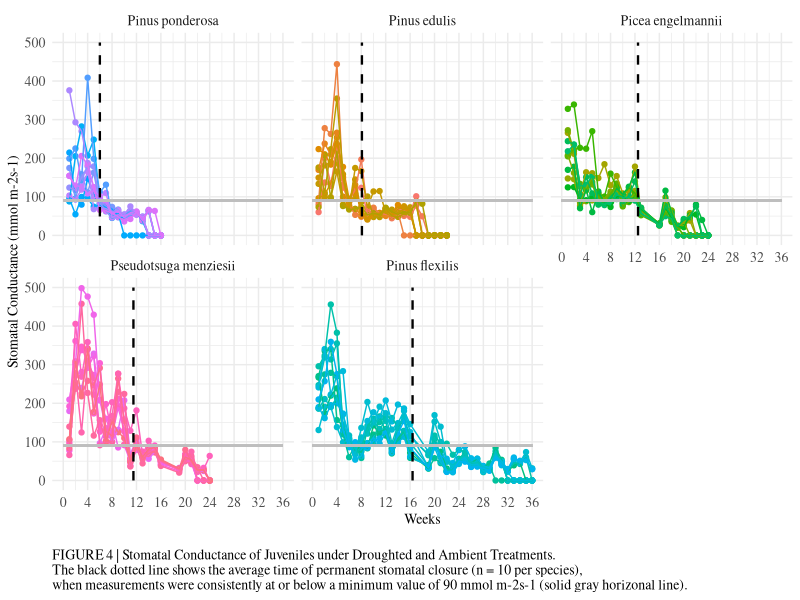

R code for this plot:
#Data viz - porometer
#Alexandra Lalor
#allielalor@arizona.edu
#allielalor@gmail.com
#First created: 2022-12-10
#Last updated: 2022-12-10

#load packages
library(tidyverse)
library(RColorBrewer)

#read csvs
Phase1_Data_All <- read_csv("data_analysis/Phase1_Data_All.csv")
#Phase1_Data_Porometer  <- read_csv("data_analysis/Phase1_Data_Porometer.csv")
#Phase1_Data_Porometer_Avg  <- read_csv("data_analysis/Phase1_Data_Porometer_Avg.csv")

Phase1_Data_All_p <- Phase1_Data_All %>%
  mutate(Legend = ScientificName)
Phase1_Data_All_p$Legend <- as.factor(Phase1_Data_All_p$Legend)
Phase1_Data_All_p <-
  transform(Phase1_Data_All_p, Legend = factor(Legend, levels = c("Pinus ponderosa", "Pinus edulis", "Picea engelmannii", "Pseudotsuga menziesii", "Pinus flexilis")))
levels(Phase1_Data_All_p$Legend)

#filter data
Phase1_Data_All_p <- Phase1_Data_All_p %>% 
  filter(Treatment_temp == "Ambient", Treatment_water == "Drought",
         !is.na(Porometer_Est))

#make label for permanent stomatal closure segment
Phase1_Data_All_p %>% 
  group_by(Legend) %>% 
  summarize(Stress_Week_Avg = mean(Stress_Week_Avg_Porometer))

label <- data.frame(x = c(6.0, 8.1, 12.5, 11.5, 16.4),
                    Legend = factor(c("Pinus ponderosa","Pinus edulis", "Picea engelmannii", "Pseudotsuga menziesii", "Pinus flexilis"), 
                                    levels = c("Pinus ponderosa", "Pinus edulis", "Picea engelmannii", "Pseudotsuga menziesii", "Pinus flexilis")))

#define custom color scale
myColorsPaired <- c("#6A3D9A", "#CAB2D6", "#FF7F00", "#FDBF6F",  "#33A02C", "#B2DF8A", "#E31A1C", "#FB9A99", "#1F78B4", "#A6CEE3")
myColorsDark <- c("#6A3D9A", "#FF7F00", "#33A02C", "#E31A1C", "#1F78B4")
myColorsLight <- c("#CAB2D6", "#FDBF6F", "#B2DF8A", "#FB9A99", "#A6CEE3")
names(myColorsPaired) <- levels(Phase1_Data_All_p$Legend)
names(myColorsDark) <- levels(Phase1_Data_All_p$Legend)
names(myColorsLight) <- levels(Phase1_Data_All_p$Legend)

custom_colors <- scale_colour_manual(values = myColorsLight)
custom_colors_fill <- scale_fill_manual(values = myColorsDark)

#Graph
Phase1_Data_All_p %>% 
  ggplot(aes(x = Week,
             y = Porometer_Est,
             color = SpeciesID)) +
  geom_point() +
  geom_line() +
  geom_segment(data = label,
               aes(x = x, xend = x,
                   y = 0, yend = 500),
               color = "black",
               linetype = "dashed",
               size = 0.8) +
  geom_segment(aes(x = 0, xend = 36,
                   y = 90, yend = 90),
               color = "grey",
               linetype = "solid",
               size = 0.8) +
  ylim(0, 500) +
  scale_x_continuous(breaks = seq(0 , 36, by = 4)) +
  facet_wrap(~Legend) +
  xlab("Weeks") +
  ylab("Stomatal Conductance (mmol m-2s-1)") +
  labs(caption = "\nFIGURE 4 | Stomatal Conductance of Juveniles under Droughted and Ambient Treatments.\nThe black dotted line shows the average time of permanent stomatal closure (n = 10 per species),\nwhen measurements were consistently at or below a minimum value of 90 mmol m-2s-1 (solid gray horizonal line).") +
  #custom_colors +
  theme_minimal() +
  theme(legend.position="none",
        text = element_text(family = "serif", size = 10),
        axis.text = element_text(size = 10),
        legend.text = element_text(size = 10),
        strip.text.x = element_text(size = 10),
        plot.caption = element_text(hjust = 0,
                                    family = "serif",
                                    #face = "bold",
                                    size = 10))
